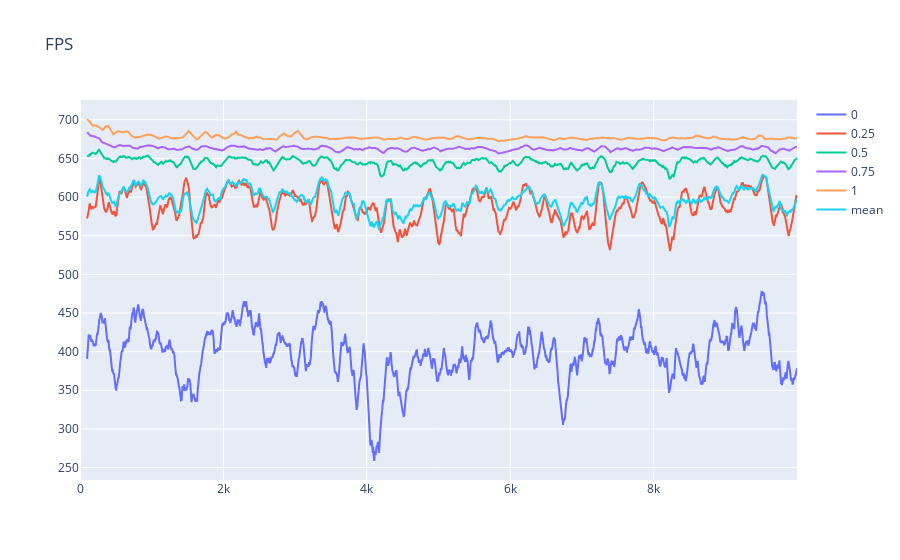

Notebook code for this chart:
### Code cell
qs = [0, 0.25, 0.5, 0.75, 1]
values = np.quantile(1 / times[:, 1:], qs, axis=0)

fig = go.Figure(layout_title="FPS")
for q, v in zip(qs, values):
    fig.add_scatter(y=pd.Series(v).rolling(100).mean(), mode="lines", name=q)

fig.add_scatter(
    y=pd.Series(1 / times[:, 1:].mean(axis=0)).rolling(100).mean(),
    mode="lines",
    name="mean",
)
fig

### Figure 1 — Plotly figure (JSON) as saved in the notebook; plotly's stock layout.template omitted (floating-point values rounded to 4 significant figures; data arrays with more than 128 entries replaced by an {"elided": "..."} marker saying what was removed)
{"data": [{"mode": "lines", "name": "0", "type": "scatter", "y": {"elided": "10000 float values"}}, {"mode": "lines", "name": "0.25", "type": "scatter", "y": {"elided": "10000 float values"}}, {"mode": "lines", "name": "0.5", "type": "scatter", "y": {"elided": "10000 float values"}}, {"mode": "lines", "name": "0.75", "type": "scatter", "y": {"elided": "10000 float values"}}, {"mode": "lines", "name": "1", "type": "scatter", "y": {"elided": "10000 float values"}}, {"mode": "lines", "name": "mean", "type": "scatter", "y": {"elided": "10000 float values"}}], "layout": {"title": {"text": "FPS"}}}
